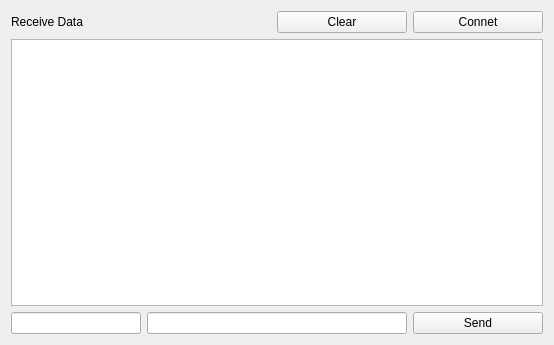
<?xml version="1.0" encoding="UTF-8"?>
<ui version="4.0">
 <class>Tab2SocketClient</class>
 <widget class="QWidget" name="Tab2SocketClient">
  <property name="geometry">
   <rect>
    <x>0</x>
    <y>0</y>
    <width>554</width>
    <height>345</height>
   </rect>
  </property>
  <property name="windowTitle">
   <string>Form</string>
  </property>
  <layout class="QVBoxLayout" name="verticalLayout">
   <item>
    <layout class="QHBoxLayout" name="horizontalLayout" stretch="2,1,1">
     <item>
      <widget class="QLabel" name="label">
       <property name="text">
        <string>Receive Data</string>
       </property>
      </widget>
     </item>
     <item>
      <widget class="QPushButton" name="pPBrecvDataClear">
       <property name="text">
        <string>Clear</string>
       </property>
      </widget>
     </item>
     <item>
      <widget class="QPushButton" name="pPBserverConnect">
       <property name="text">
        <string>Connet</string>
       </property>
       <property name="checkable">
        <bool>true</bool>
       </property>
      </widget>
     </item>
    </layout>
   </item>
   <item>
    <layout class="QHBoxLayout" name="horizontalLayout_2">
     <item>
      <widget class="QTextEdit" name="pTErecvData"/>
     </item>
    </layout>
   </item>
   <item>
    <layout class="QHBoxLayout" name="horizontalLayout_3" stretch="1,2,1">
     <item>
      <widget class="QLineEdit" name="pLErecvId"/>
     </item>
     <item>
      <widget class="QLineEdit" name="pLEsendData"/>
     </item>
     <item>
      <widget class="QPushButton" name="pPBsendButton">
       <property name="text">
        <string>Send</string>
       </property>
      </widget>
     </item>
    </layout>
   </item>
  </layout>
 </widget>
 <resources/>
 <connections/>
</ui>
